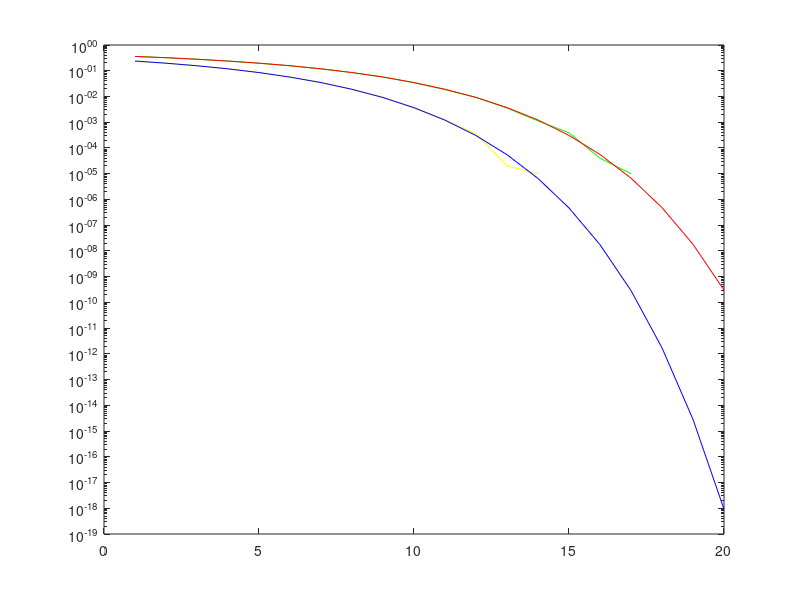

The MATLAB script that drew this image:
clear all;
N = 10^5; %number of symbols to process
%theta = 1:44;
theta = 26;
th = theta;
p = 0.5;
SNR = 1:20;
ipHat = zeros(1,N);
ipHat2 = zeros(1,N);%creates array with N datatype
d = sqrt(p);
d2 = sqrt(1-p);
alpha4pam = [-cosd(45-theta)*d -sind(45-theta)*d sind(45-theta)*d cosd(45-theta)*d];
alpha4pam2 = [-cosd(45-theta)*d2 -sind(45-theta)*d2 sind(45-theta)*d2 cosd(45-theta)*d2];    

for i = 1:length(SNR)
    %Simulation of U1
    ip = randsrc(1, N, alpha4pam);
    s = ip/sqrt(1/(2*p));
    n = 1/sqrt(16*p)*(randn(1,N) + (1j)*randn(1,N));
    
    y = s + 10^(-i/20)*n;

    r = real(y);
    ipHat(find(r< -(cosd(45-theta)*d+sind(45-theta)*d)/2*sqrt(2*p))) = -cosd(45-theta)*d;
    ipHat(find(r>= (cosd(45-theta)*d+sind(45-theta)*d)/2*sqrt(2*p))) = cosd(45-theta)*d;
    ipHat(find(r>=-(cosd(45-theta)*d+sind(45-theta)*d)/2*sqrt(2*p) & r<0)) = -sind(45-theta)*d;
    ipHat(find(r>=0 & r<(cosd(45-theta)*d+sind(45-theta)*d)/2*sqrt(2*p))) = sind(45-theta)*d;
    nErr(i) = size(find([ip - ipHat]), 2); %counting errors
    
    %%%%%%%%%%%%%%%%%%%%%%%%%%%%%%%%%%%
    %Simulation of U2
    ip2 = randsrc(1, N, alpha4pam2);
    s2 = ip2./sqrt(1/(2*(1-p)));
    n2 = 1/sqrt(32*(1-p))*(randn(1,N) + (1j)*randn(1,N));
    
    y2 = s2 + 10^(-i/20)*n2;

    r2 = real(y2);
    ipHat2(find(r2< -(cosd(45-theta)*d2+sind(45-theta)*d2)/2*sqrt(2*(1-p)))) = -cosd(45-theta)*d2;
    ipHat2(find(r2>= (cosd(45-theta)*d2+sind(45-theta)*d2)/2*sqrt(2*(1-p)))) = cosd(45-theta)*d2;
    ipHat2(find(r2>=-(cosd(45-theta)*d2+sind(45-theta)*d2)/2*sqrt(2*(1-p)) & r2<0)) = -sind(45-theta)*d2;
    ipHat2(find(r2>=0 & r2<(cosd(45-theta)*d2+sind(45-theta)*d2)/2*sqrt(2*(1-p)))) = sind(45-theta)*d2;
    nErr2(i) = size(find([ip2 - ipHat2]), 2);
    %%%%%%%%%%%%%%%%%%%%%%%%%%%%%%%
    %Theoretical results
    Ser2(i) = 1/2*erfc(sqrt((sind(th).^2).*4*(1-p)*(10.^(i/10))))+1/4.*erfc(sqrt((cosd(th)-sind(th)).^2.*4*(1-p)*(10.^(i/10))));
    Ser1(i) = 1/2*erfc(sqrt((sind(th).^2).*2*p*(10.^(i/10))))+1/4.*erfc(sqrt((cosd(th)-sind(th)).^2.*2*p*(10.^(i/10))));
end

simBer = nErr/N;
simBer2 = nErr2/N;
semilogy(simBer, 'g')
hold on
semilogy(simBer2, 'y')
hold on
plot(Ser2, 'b')
hold on
plot(Ser1, 'r')